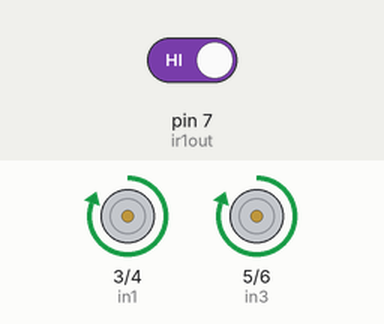
This sketch was run on a simulated Arduino Uno, built with avr-gcc and run on an emulated ATmega328P. Parts: motor-driver pin pairs drawn as motors (green arrow = first pin HIGH = forward, orange = second pin HIGH = backward, longer = more drive). Inputs (shaded band) come from the test bench; at power-on: pin 7 (ir1out) HIGH.

Above: at 1.2 s.
1.3 s: pin 7 (ir1out) driven LOW
At 1.7 s:
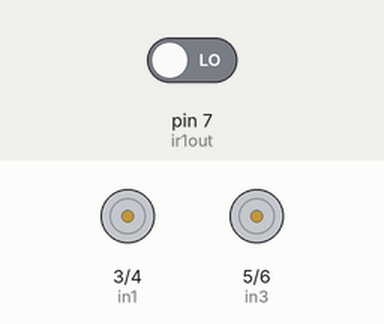
At 2.95 s:
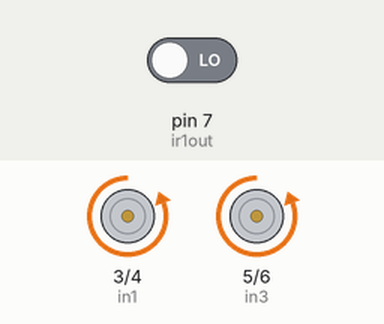
4.3 s: pin 7 (ir1out) driven HIGH
At 4.6 s:
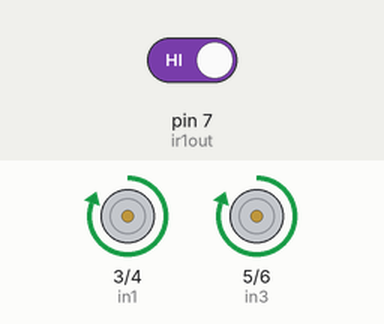
Timing chart, 0 to 7.3 s (numbered marks = the images above; inputs shaded):
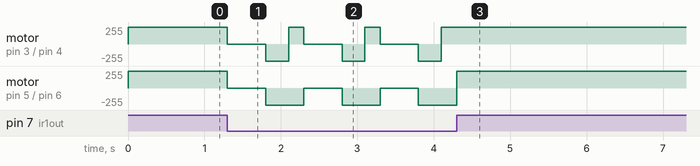

The sketch:

obstacleavoidercar1irsensor.ino
```cpp
#define in1 3     //motor driver in1 pin
#define in2 4     //motor driver in2 pin
#define in3 5     //motor driver in3 pin
#define in4 6     //motor driver in4 pin
#define ir1out 7  //1st ir pair output

void setup() {
  // put your setup code here, to run once:
  pinMode(in1, OUTPUT);
  pinMode(in2, OUTPUT);
  pinMode(in3, OUTPUT);
  pinMode(in4, OUTPUT);
  pinMode(ir1out, INPUT);

}

void loop() {
  // put your main code here, to run repeatedly:
  int ir1 = digitalRead(ir1out);
  digitalWrite(in1, HIGH);
  digitalWrite(in2, LOW);
  digitalWrite(in3, HIGH);
  digitalWrite(in4, LOW);

  if (ir1 == 0) {
    digitalWrite(in1, LOW);
    digitalWrite(in2, LOW);
    digitalWrite(in3, LOW);
    digitalWrite(in4, LOW);
    delay(500);
    digitalWrite(in1, LOW);
    digitalWrite(in2, HIGH);
    digitalWrite(in3, LOW);
    digitalWrite(in4, HIGH);
    delay(300);
    digitalWrite(in1, HIGH);
    digitalWrite(in2, LOW);
    digitalWrite(in3, LOW);
    digitalWrite(in4, HIGH);
    delay(200);
  } else{
    digitalWrite(in1, HIGH);
    digitalWrite(in2, LOW);
    digitalWrite(in3, HIGH);
    digitalWrite(in4, LOW);
  }

}
```

Measured:
- after the input at 1.3 s, motor on pin 3 (in1) / pin 4 (in2): forward 255/255 → stopped at once, then repeats every 1.0 s: backward 255/255 0.30 s, forward 255/255 0.20 s, stopped 0.50 s; motor on pin 5 (in3) / pin 6 (in4): alternates backward 255/255 for 0.50 s and stopped for 0.50 s, starting at once
- after the input at 4.3 s, motor on pin 3 (in1) / pin 4 (in2): stops changing and stays forward 255/255
